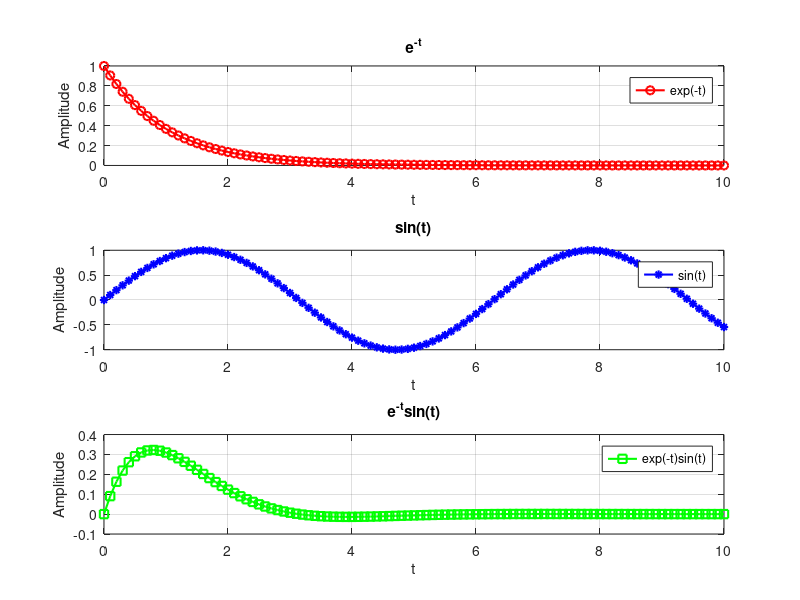

Write the MATLAB code that produced this figure.


t = 0:0.1:10; 

subplot(3,1,1);
plot(t, exp(-t), 'r-o', 'LineWidth', 1.5);
title('e^{-t}');
xlabel('t'); ylabel('Amplitude');
legend('exp(-t)');
grid on;

subplot(3,1,2);
plot(t, sin(t), 'b-*', 'LineWidth', 1.5);
title('sin(t)');
xlabel('t'); ylabel('Amplitude');
legend('sin(t)');
grid on;

subplot(3,1,3);
plot(t, exp(-t).*sin(t), 'g-s', 'LineWidth', 1.5);
title('e^{-t}sin(t)');
xlabel('t'); ylabel('Amplitude');
legend('exp(-t)sin(t)');
grid on;
